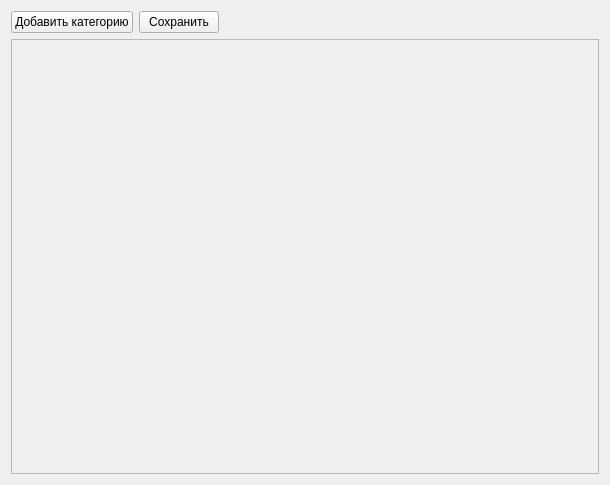
<?xml version="1.0" encoding="UTF-8"?>
<ui version="4.0">
 <class>AlcoEditBase</class>
 <widget class="QWidget" name="AlcoEditBase">
  <property name="geometry">
   <rect>
    <x>0</x>
    <y>0</y>
    <width>610</width>
    <height>485</height>
   </rect>
  </property>
  <property name="windowTitle">
   <string>Редактирование списка ингридиентов</string>
  </property>
  <layout class="QVBoxLayout" name="verticalLayout">
   <item>
    <layout class="QHBoxLayout" name="horizontalLayout">
     <item>
      <widget class="QPushButton" name="Btn_AddCategory">
       <property name="text">
        <string>Добавить категорию</string>
       </property>
      </widget>
     </item>
     <item>
      <widget class="QPushButton" name="Btn_Save">
       <property name="text">
        <string>Сохранить</string>
       </property>
      </widget>
     </item>
     <item>
      <spacer name="horizontalSpacer">
       <property name="orientation">
        <enum>Qt::Horizontal</enum>
       </property>
       <property name="sizeHint" stdset="0">
        <size>
         <width>40</width>
         <height>20</height>
        </size>
       </property>
      </spacer>
     </item>
    </layout>
   </item>
   <item>
    <widget class="QScrollArea" name="scrollArea">
     <property name="widgetResizable">
      <bool>true</bool>
     </property>
     <widget class="QWidget" name="scrollAreaWidgetContents">
      <property name="geometry">
       <rect>
        <x>0</x>
        <y>0</y>
        <width>590</width>
        <height>434</height>
       </rect>
      </property>
      <layout class="QVBoxLayout" name="lay_scroll">
       <property name="spacing">
        <number>0</number>
       </property>
       <property name="leftMargin">
        <number>0</number>
       </property>
       <property name="topMargin">
        <number>0</number>
       </property>
       <property name="rightMargin">
        <number>0</number>
       </property>
       <property name="bottomMargin">
        <number>0</number>
       </property>
      </layout>
     </widget>
    </widget>
   </item>
  </layout>
 </widget>
 <resources/>
 <connections/>
</ui>
